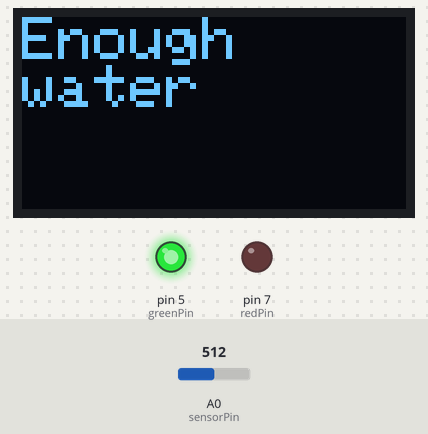
A sketch run on a simulated Arduino Uno, built with avr-gcc and run on an emulated ATmega328P. Parts: 128×64 one-colour display, output pins drawn as LEDs (lit = HIGH). Inputs (shaded band) come from the test bench; at power-on: A0 (sensorPin) = 512. What the sketch prints to the serial monitor is not drawn.

Above: at 1.2 s.
1.3 s: A0 (sensorPin) set to 11
2.8 s: A0 (sensorPin) set to 8
Timing chart, 0 to 5.8 s (numbered marks = the images above; inputs shaded):
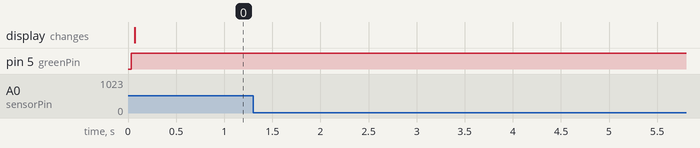

Measured:
- after the input at 1.3 s, every drawn part: stays the same
- after the input at 2.8 s, every drawn part: stays the same

The sketch:

moistureMonitor.ino
```cpp
#include <SPI.h>
#include <Wire.h>
#include <Adafruit_GFX.h>
#include <Adafruit_SSD1306.h>
#define OLED_RESET 4
Adafruit_SSD1306 display(OLED_RESET);
//SDA-A4
//SCK-A5

const int sensorPin = A0;
const int redPin = 7;
const int greenPin = 5;
const int threshold = 4000;


void setup() {
  // put your setup code here, to run once:
  display.begin(SSD1306_SWITCHCAPVCC, 0x3C);
  display.clearDisplay();
  pinMode(redPin, OUTPUT);
  pinMode(greenPin, OUTPUT);
  Serial.begin(9600);
}

void loop() {
  // put your main code here, to run repeatedly:
  display.setTextSize(2);
  display.setTextColor(WHITE);
  display.setCursor(0,0);
  display.clearDisplay();

    int sensorValue = analogRead(sensorPin);
  Serial.print("Sensor value: ");
  Serial.println(sensorValue);

  if(sensorValue > threshold) {
    digitalWrite(redPin, HIGH);
    digitalWrite(greenPin, LOW);
    display.println("Not enough water");
  }
  else {
    digitalWrite(redPin, LOW);
    digitalWrite(greenPin, HIGH);
    display.println("Enough    water");
  }
  delay(10);

  display.display();
}
```
